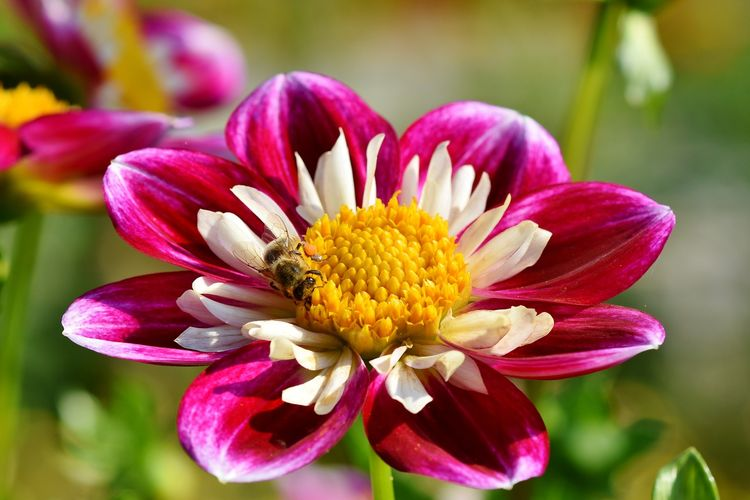
#> input picture datasets/bunga.jpg, 750 x 500 px
$ python '083 Tugas.py'   (older library calls are emulated)
#> lines starting #> are read from the running program, lines starting #| are printed output that depends on the picture
import cv2
import numpy as np
import matplotlib.pyplot as plt

img = cv2.imread("../datasets/bunga.jpg", 0)
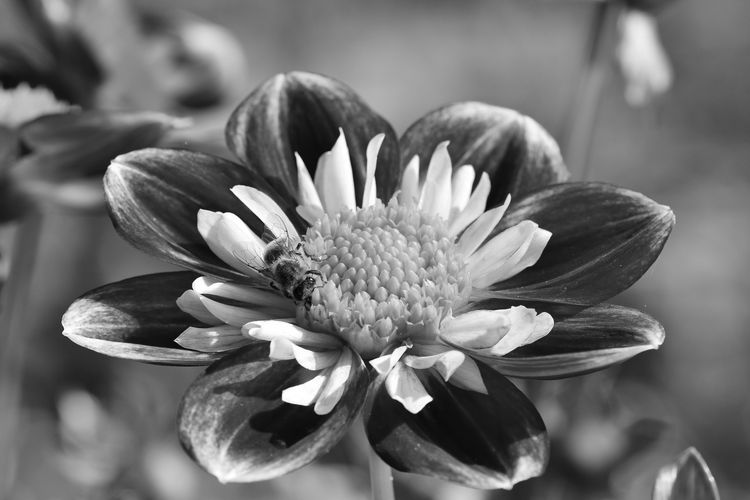
#> img: shape (500, 750); min 0, max 255, mean 111.5

kernel_v_robert = np.array([-5, 5])
kernel_h_robert = np.transpose(kernel_v_robert)
dst_v_robert = cv2.filter2D(img, -1, kernel_v_robert)
dst_h_robert = cv2.filter2D(img, -1, kernel_h_robert)
dst_robert = cv2.add(dst_h_robert, dst_v_robert)

kernel_v_prewitt = np.array([[-5, 0, 5], [-5, 0, 5], [-5, 0, 5]])
kernel_h_prewitt = np.transpose(kernel_v_prewitt)
dst_v_prewitt = cv2.filter2D(img, -1, kernel_v_prewitt)
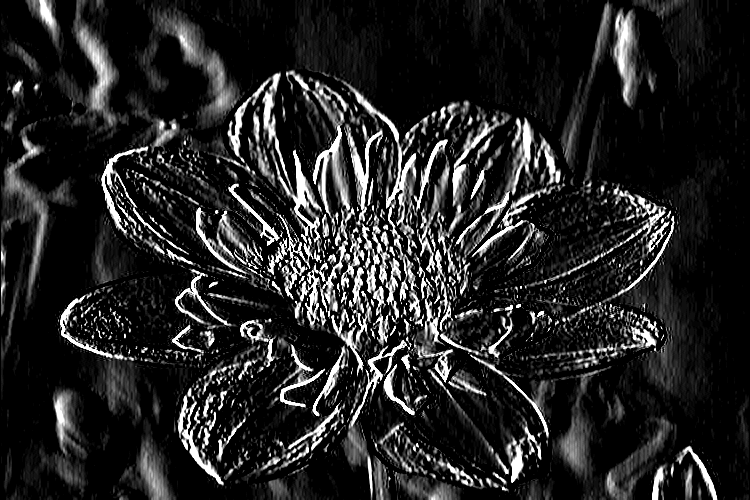
#> dst_v_prewitt: shape (500, 750); min 0, max 255, mean 36.8
dst_h_prewitt = cv2.filter2D(img, -1, kernel_h_prewitt)
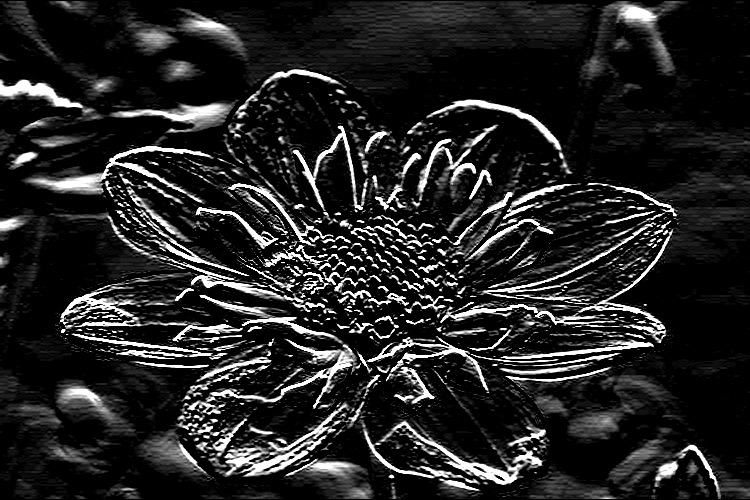
#> dst_h_prewitt: shape (500, 750); min 0, max 255, mean 36.7
dst_prewitt = cv2.add(dst_h_prewitt, dst_v_prewitt)
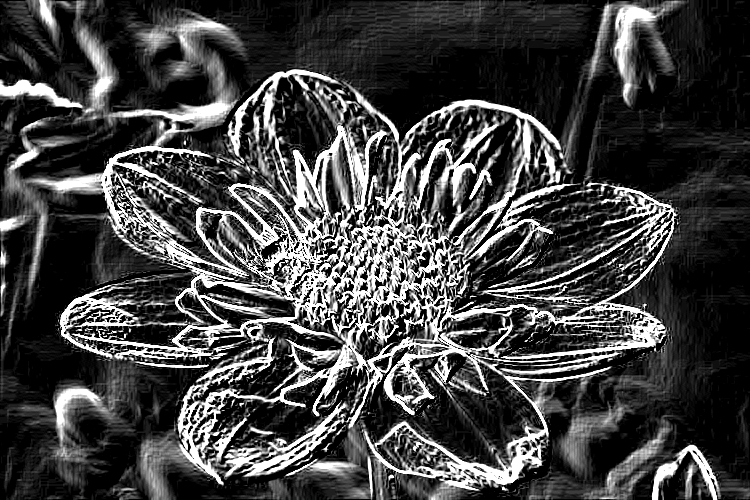
#> dst_prewitt: shape (500, 750); min 0, max 255, mean 66.8

# [5 lines of commented-out code are left out]
dst_sobel = cv2.Sobel(img, cv2.CV_64F, 1, 1, ksize=5)
dst_sobel = cv2.convertScaleAbs(dst_sobel)
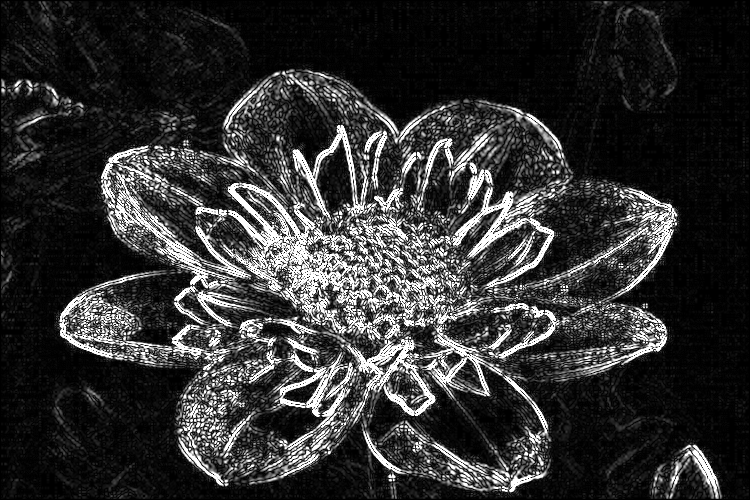
#> dst_sobel: shape (500, 750); min 0, max 255, mean 50

# kernel_laplacian = np.array([[1, -2, 1], [-2, 4, -2], [1, -2, 1]])
# dst_laplacian = cv2.filter2D(img, -1, kernel_laplacian)
dst_laplacian = cv2.Laplacian(img, cv2.CV_64F, ksize=5)
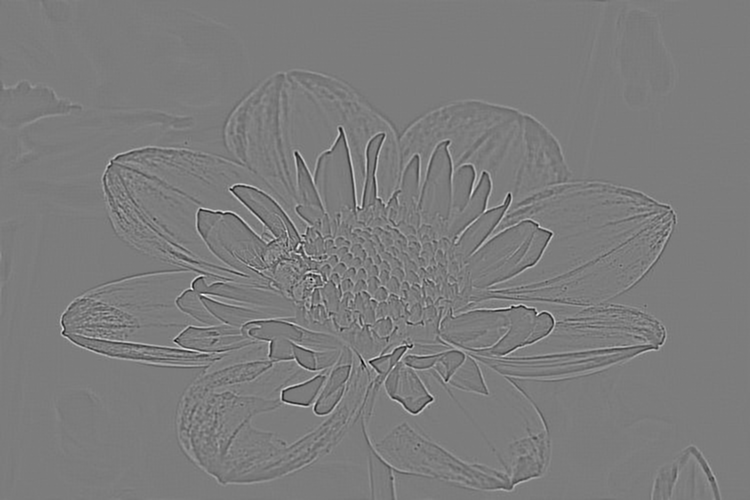
#> dst_laplacian: shape (500, 750) float64; min -6010, max 6290, mean 0; drawn with min black and max white
dst_laplacian = cv2.convertScaleAbs(dst_laplacian)
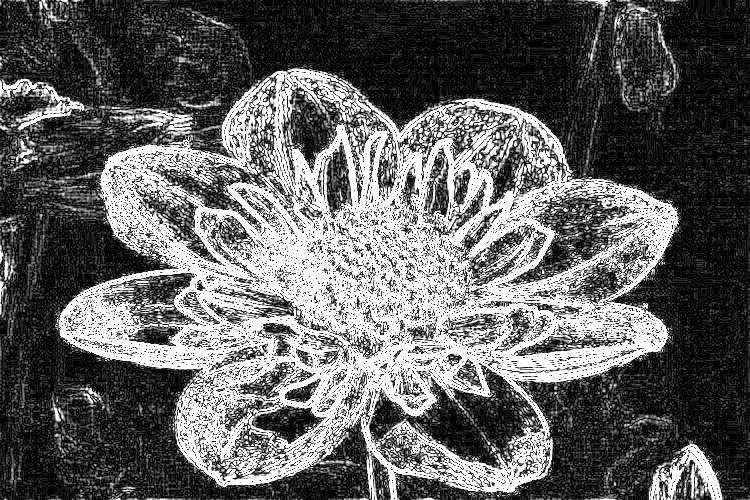
#> dst_laplacian: shape (500, 750); min 0, max 255, mean 99.2

plt.subplot(231)
plt.imshow(img, cmap='gray', vmin='0', vmax='255')
plt.title("Original")
plt.xticks([0]), plt.yticks([0])
plt.subplot(232)
plt.imshow(dst_robert, cmap='gray', vmin='0', vmax='255')
plt.title("Dst Robert")
plt.xticks([0]), plt.yticks([0])
plt.subplot(233)
plt.imshow(dst_prewitt, cmap='gray', vmin='0', vmax='255')
plt.title("Dst Prewitt")
plt.xticks([0]), plt.yticks([0])
plt.subplot(234)
plt.imshow(dst_sobel, cmap='gray', vmin='0', vmax='255')
plt.title("Dst Sobel")
plt.xticks([0]), plt.yticks([0])
plt.subplot(235)
plt.imshow(dst_laplacian, cmap='gray', vmin='0', vmax='255')
plt.title("Dst Laplacian")
plt.xticks([0]), plt.yticks([0])

plt.show()
cv2.waitKey(0)
cv2.destroyAllWindows()

$ run again, with datasets/batu.jpg copied over datasets/bunga.jpg
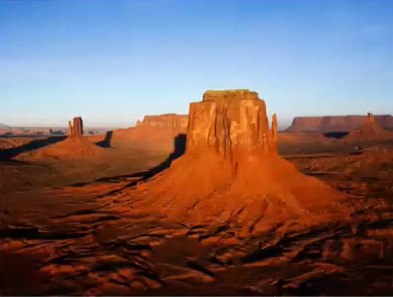
#> input picture datasets/batu.jpg, 393 x 297 px
#> `dst_sobel = cv2.convertScaleAbs(dst_sobel)`:
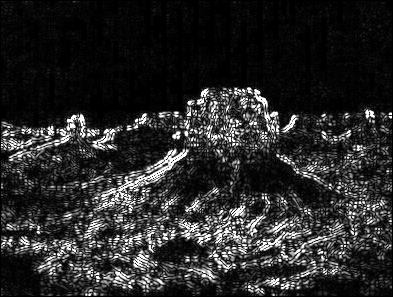
#> dst_sobel: shape (297, 393); min 0, max 255, mean 40.7
#> `dst_laplacian = cv2.convertScaleAbs(dst_laplacian)`:
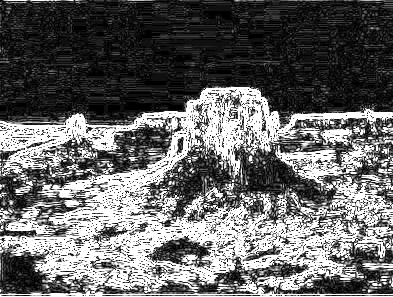
#> dst_laplacian: shape (297, 393); min 0, max 255, mean 103.4

$ run again, with datasets/gambar.jpg copied over datasets/bunga.jpg
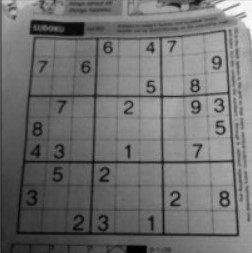
#> input picture datasets/gambar.jpg, 252 x 253 px
#> img is the input picture: shape (253, 252); min 0, max 253, mean 111.5
#> `dst_sobel = cv2.convertScaleAbs(dst_sobel)`:
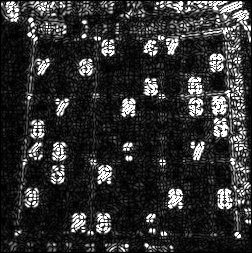
#> dst_sobel: shape (253, 252); min 0, max 255, mean 47.3
#> `dst_laplacian = cv2.convertScaleAbs(dst_laplacian)`:
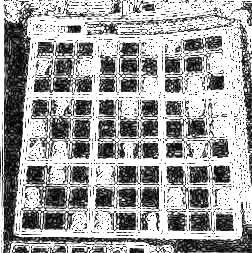
#> dst_laplacian: shape (253, 252); min 0, max 255, mean 159.7
